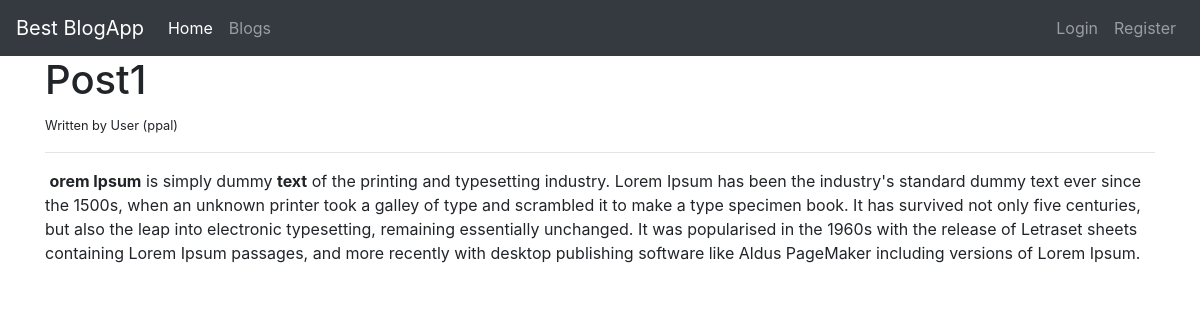
The page /blog/1 on the database its author committed.
### blogapp/models.py (models this page shows, shortened)
class Post(db.Model):
 	id = db.Column(db.Integer, primary_key=True)
 	title = db.Column(db.String(60), nullable=False)
 	text = db.Column(db.Text, nullable=False)
 	author_id = db.Column(db.Integer, db.ForeignKey('user.id'), nullable=False)

class User(db.Model, UserMixin):
	id = db.Column(db.Integer, primary_key=True, autoincrement=True)
	username = db.Column(db.String(20), unique=True, nullable=False )
	email = db.Column(db.String(30), unique=True, nullable=False)
	password = db.Column(db.String(30), nullable=False)
	posts = db.relationship('Post', backref='author')
	def __repr__(self):
		return f"User ({self.username})"

### blogapp/routes.py (the view)
@app.route('/blog/<int:id>')
def blog(id):
	post = Post.query.filter_by(id=id).first()
	return render_template("blog.html", post=post)

### blogapp/templates/blog.html (shortened to what this page needs)
{% extends 'base.html' %}
{% block content %}
 <h1>{{post.title}}</h1>
  <small>Written by {{post.author}} </small>
  <hr>
  <div>
      <p>{{ post.text | safe }}</p>
  </div>
{% endblock %}

### blogapp/templates/base.html (shortened to what this page needs)
<!DOCTYPE html>
<html>
<head>
    <link rel="stylesheet" href="https://maxcdn.bootstrapcdn.com/bootstrap/4.0.0/css/bootstrap.min.css">
</head>
<body>
	{% include 'includes/navbar.html' %}
	<div class="container">
		{% block content %}
		{% endblock %}
	</div>
</body>
</html>

### blogapp/templates/includes/navbar.html (shortened to what this page needs)
<nav class="navbar navbar-expand-md navbar-dark bg-dark">
    <a class="navbar-brand" href="{{url_for('home')}}">Best BlogApp</a>
    <div class="collapse navbar-collapse" id="navbarNav">
        <ul class="navbar-nav mr-auto">
            <li class="nav-item active">
                <a class="nav-link" href="{{url_for('home')}}">Home <span class="sr-only">(current)</span></a>
            </li>
            <li class="nav-item">
                <a class="nav-link" href="{{url_for('blogs')}}">Blogs</a>
            </li>
        </ul>
        <ul class="navbar-nav">
            {% if current_user.is_authenticated %}
            <li class="nav-item">
                <a class="nav-link" href="#">Welcome {{current_user.username}}!</a>
            </li>
            <li class="nav-item">
                <a class="nav-link" href="{{url_for('logout')}}">Logout</a>
            </li>
            {% else %}
            <li class="nav-item">
                <a class="nav-link" href="{{url_for('login')}}">Login</a>
            </li>
            <li class="nav-item">
                <a class="nav-link" href="{{url_for('register')}}">Register</a>
            </li>
            {% endif %}
        </ul>
    </div>
</nav>

### rows shown on the page
Post: title "Post1", text "orem Ipsum is simply dummy text of the printing and typesetting industry. Lorem Ipsum has been the industry's standard dummy text ever since the 1500s, when an unknown printer took a galley of type and scrambled it to make a type specimen book. It has survived not only five centuries, but also the leap into electronic typesetting, remaining essentially unchanged. It was popularised in the 1960s with the release of Letraset sheets containing Lorem Ipsum passages, and more recently with desktop publishing software like Aldus PageMaker including versions of Lorem Ipsum."
User: author "User (ppal)"
